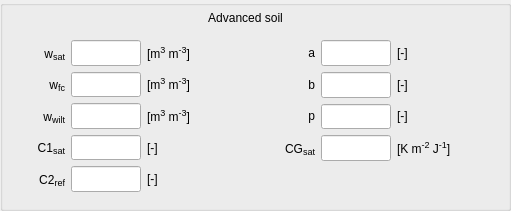
     <widget class="QGroupBox" name="soil_advanced_group">
      <property name="geometry">
       <rect>
        <x>10</x>
        <y>220</y>
        <width>511</width>
        <height>211</height>
       </rect>
      </property>
      <property name="title">
       <string/>
      </property>
      <widget class="QWidget" name="gridLayoutWidget_13">
       <property name="geometry">
        <rect>
         <x>10</x>
         <y>40</y>
         <width>231</width>
         <height>152</height>
        </rect>
       </property>
       <layout class="QGridLayout" name="soil_parameters_grid1" columnminimumwidth="50,0,60">
        <property name="sizeConstraint">
         <enum>QLayout::SetMinimumSize</enum>
        </property>
        <item row="0" column="0">
         <widget class="QLabel" name="label_soil_wsat">
          <property name="sizePolicy">
           <sizepolicy hsizetype="Fixed" vsizetype="Preferred">
            <horstretch>0</horstretch>
            <verstretch>0</verstretch>
           </sizepolicy>
          </property>
          <property name="minimumSize">
           <size>
            <width>55</width>
            <height>0</height>
           </size>
          </property>
          <property name="maximumSize">
           <size>
            <width>55</width>
            <height>16777215</height>
           </size>
          </property>
          <property name="toolTip">
           <string/>
          </property>
          <property name="text">
           <string>&lt;html&gt;w&lt;span style=&quot; font-size:14px; vertical-align:sub;&quot;&gt;sat&lt;/span&gt;&lt;/html&gt;</string>
          </property>
          <property name="alignment">
           <set>Qt::AlignRight|Qt::AlignTrailing|Qt::AlignVCenter</set>
          </property>
         </widget>
        </item>
        <item row="0" column="1">
         <widget class="QLineEdit" name="input_soil_wsat">
          <property name="sizePolicy">
           <sizepolicy hsizetype="Fixed" vsizetype="Expanding">
            <horstretch>0</horstretch>
            <verstretch>0</verstretch>
           </sizepolicy>
          </property>
          <property name="minimumSize">
           <size>
            <width>70</width>
            <height>0</height>
           </size>
          </property>
          <property name="maximumSize">
           <size>
            <width>70</width>
            <height>16777215</height>
           </size>
          </property>
          <property name="toolTip">
           <string>saturated volumetric water content ECMWF config</string>
          </property>
          <property name="alignment">
           <set>Qt::AlignRight|Qt::AlignTrailing|Qt::AlignVCenter</set>
          </property>
         </widget>
        </item>
        <item row="1" column="0">
         <widget class="QLabel" name="label_soil_wfc">
          <property name="sizePolicy">
           <sizepolicy hsizetype="Fixed" vsizetype="Preferred">
            <horstretch>0</horstretch>
            <verstretch>0</verstretch>
           </sizepolicy>
          </property>
          <property name="minimumSize">
           <size>
            <width>55</width>
            <height>0</height>
           </size>
          </property>
          <property name="maximumSize">
           <size>
            <width>55</width>
            <height>16777215</height>
           </size>
          </property>
          <property name="toolTip">
           <string/>
          </property>
          <property name="text">
           <string>&lt;html&gt;w&lt;span style=&quot; font-size:14px; vertical-align:sub;&quot;&gt;fc&lt;/span&gt;&lt;/html&gt;</string>
          </property>
          <property name="alignment">
           <set>Qt::AlignRight|Qt::AlignTrailing|Qt::AlignVCenter</set>
          </property>
         </widget>
        </item>
        <item row="1" column="1">
         <widget class="QLineEdit" name="input_soil_wfc">
          <property name="sizePolicy">
           <sizepolicy hsizetype="Fixed" vsizetype="Expanding">
            <horstretch>0</horstretch>
            <verstretch>0</verstretch>
           </sizepolicy>
          </property>
          <property name="minimumSize">
           <size>
            <width>70</width>
            <height>0</height>
           </size>
          </property>
          <property name="maximumSize">
           <size>
            <width>70</width>
            <height>16777215</height>
           </size>
          </property>
          <property name="toolTip">
           <string>volumetric water content field capacity</string>
          </property>
          <property name="alignment">
           <set>Qt::AlignRight|Qt::AlignTrailing|Qt::AlignVCenter</set>
          </property>
         </widget>
        </item>
        <item row="2" column="1">
         <widget class="QLineEdit" name="input_soil_wwilt">
          <property name="sizePolicy">
           <sizepolicy hsizetype="Fixed" vsizetype="Expanding">
            <horstretch>0</horstretch>
            <verstretch>0</verstretch>
           </sizepolicy>
          </property>
          <property name="minimumSize">
           <size>
            <width>70</width>
            <height>0</height>
           </size>
          </property>
          <property name="maximumSize">
           <size>
            <width>70</width>
            <height>16777215</height>
           </size>
          </property>
          <property name="toolTip">
           <string>volumetric water content wilting point</string>
          </property>
          <property name="alignment">
           <set>Qt::AlignRight|Qt::AlignTrailing|Qt::AlignVCenter</set>
          </property>
         </widget>
        </item>
        <item row="3" column="1">
         <widget class="QLineEdit" name="input_soil_c1sat">
          <property name="sizePolicy">
           <sizepolicy hsizetype="Fixed" vsizetype="Expanding">
            <horstretch>0</horstretch>
            <verstretch>0</verstretch>
           </sizepolicy>
          </property>
          <property name="minimumSize">
           <size>
            <width>70</width>
            <height>0</height>
           </size>
          </property>
          <property name="maximumSize">
           <size>
            <width>70</width>
            <height>16777215</height>
           </size>
          </property>
          <property name="toolTip">
           <string>coefficient force term moisture</string>
          </property>
          <property name="alignment">
           <set>Qt::AlignRight|Qt::AlignTrailing|Qt::AlignVCenter</set>
          </property>
         </widget>
        </item>
        <item row="4" column="1">
         <widget class="QLineEdit" name="input_soil_c2ref">
          <property name="sizePolicy">
           <sizepolicy hsizetype="Fixed" vsizetype="Expanding">
            <horstretch>0</horstretch>
            <verstretch>0</verstretch>
           </sizepolicy>
          </property>
          <property name="minimumSize">
           <size>
            <width>70</width>
            <height>0</height>
           </size>
          </property>
          <property name="maximumSize">
           <size>
            <width>70</width>
            <height>16777215</height>
           </size>
          </property>
          <property name="toolTip">
           <string>coefficient restore term moisture</string>
          </property>
          <property name="alignment">
           <set>Qt::AlignRight|Qt::AlignTrailing|Qt::AlignVCenter</set>
          </property>
         </widget>
        </item>
        <item row="2" column="0">
         <widget class="QLabel" name="label_soil_wwilt">
          <property name="sizePolicy">
           <sizepolicy hsizetype="Fixed" vsizetype="Preferred">
            <horstretch>0</horstretch>
            <verstretch>0</verstretch>
           </sizepolicy>
          </property>
          <property name="minimumSize">
           <size>
            <width>55</width>
            <height>0</height>
           </size>
          </property>
          <property name="maximumSize">
           <size>
            <width>55</width>
            <height>16777215</height>
           </size>
          </property>
          <property name="toolTip">
           <string/>
          </property>
          <property name="text">
           <string>&lt;html&gt;w&lt;span style=&quot; font-size:14px; vertical-align:sub;&quot;&gt;wilt&lt;/span&gt;&lt;/html&gt;</string>
          </property>
          <property name="alignment">
           <set>Qt::AlignRight|Qt::AlignTrailing|Qt::AlignVCenter</set>
          </property>
         </widget>
        </item>
        <item row="3" column="0">
         <widget class="QLabel" name="label_soil_c1sat">
          <property name="sizePolicy">
           <sizepolicy hsizetype="Fixed" vsizetype="Preferred">
            <horstretch>0</horstretch>
            <verstretch>0</verstretch>
           </sizepolicy>
          </property>
          <property name="minimumSize">
           <size>
            <width>55</width>
            <height>0</height>
           </size>
          </property>
          <property name="maximumSize">
           <size>
            <width>55</width>
            <height>16777215</height>
           </size>
          </property>
          <property name="toolTip">
           <string/>
          </property>
          <property name="text">
           <string>&lt;html&gt;C1&lt;span style=&quot; font-size:14px; vertical-align:sub;&quot;&gt;sat&lt;/span&gt;&lt;/html&gt;</string>
          </property>
          <property name="alignment">
           <set>Qt::AlignRight|Qt::AlignTrailing|Qt::AlignVCenter</set>
          </property>
         </widget>
        </item>
        <item row="4" column="0">
         <widget class="QLabel" name="label_soil_c2ref">
          <property name="sizePolicy">
           <sizepolicy hsizetype="Fixed" vsizetype="Preferred">
            <horstretch>0</horstretch>
            <verstretch>0</verstretch>
           </sizepolicy>
          </property>
          <property name="minimumSize">
           <size>
            <width>55</width>
            <height>0</height>
           </size>
          </property>
          <property name="maximumSize">
           <size>
            <width>55</width>
            <height>16777215</height>
           </size>
          </property>
          <property name="toolTip">
           <string/>
          </property>
          <property name="text">
           <string>&lt;html&gt;C2&lt;span style=&quot; font-size:14px; vertical-align:sub;&quot;&gt;ref&lt;/span&gt;&lt;/html&gt;</string>
          </property>
          <property name="alignment">
           <set>Qt::AlignRight|Qt::AlignTrailing|Qt::AlignVCenter</set>
          </property>
         </widget>
        </item>
        <item row="3" column="2">
         <widget class="QLabel" name="unitlabel_soil_c1sat">
          <property name="toolTip">
           <string/>
          </property>
          <property name="text">
           <string>[-]</string>
          </property>
          <property name="alignment">
           <set>Qt::AlignLeading|Qt::AlignLeft|Qt::AlignVCenter</set>
          </property>
         </widget>
        </item>
        <item row="4" column="2">
         <widget class="QLabel" name="unitlabel_c2ref">
          <property name="toolTip">
           <string/>
          </property>
          <property name="text">
           <string>&lt;html&gt;[-]&lt;/html&gt;</string>
          </property>
          <property name="alignment">
           <set>Qt::AlignLeading|Qt::AlignLeft|Qt::AlignVCenter</set>
          </property>
         </widget>
        </item>
        <item row="0" column="2">
         <widget class="QLabel" name="unitlabel_soil_wsat">
          <property name="toolTip">
           <string/>
          </property>
          <property name="text">
           <string>&lt;html&gt;[m&lt;span style=&quot;font-size: 14px; vertical-align:super;&quot;&gt;3&lt;/span&gt; m&lt;span style=&quot;font-size: 14px; vertical-align:super;&quot;&gt;-3&lt;/span&gt;]&lt;/html&gt;</string>
          </property>
          <property name="alignment">
           <set>Qt::AlignLeading|Qt::AlignLeft|Qt::AlignVCenter</set>
          </property>
         </widget>
        </item>
        <item row="1" column="2">
         <widget class="QLabel" name="unitlabel_soil_wfc">
          <property name="toolTip">
           <string/>
          </property>
          <property name="text">
           <string>&lt;html&gt;[m&lt;span style=&quot;font-size: 14px; vertical-align:super;&quot;&gt;3&lt;/span&gt; m&lt;span style=&quot;font-size: 14px; vertical-align:super;&quot;&gt;-3&lt;/span&gt;]&lt;/html&gt;</string>
          </property>
          <property name="alignment">
           <set>Qt::AlignLeading|Qt::AlignLeft|Qt::AlignVCenter</set>
          </property>
         </widget>
        </item>
        <item row="2" column="2">
         <widget class="QLabel" name="unitlabel_soil_wwilt">
          <property name="toolTip">
           <string/>
          </property>
          <property name="text">
           <string>&lt;html&gt;[m&lt;span style=&quot;font-size: 14px; vertical-align:super;&quot;&gt;3&lt;/span&gt; m&lt;span style=&quot;font-size: 14px; vertical-align:super;&quot;&gt;-3&lt;/span&gt;]&lt;/html&gt;</string>
          </property>
          <property name="alignment">
           <set>Qt::AlignLeading|Qt::AlignLeft|Qt::AlignVCenter</set>
          </property>
         </widget>
        </item>
       </layout>
      </widget>
      <widget class="QWidget" name="gridLayoutWidget_14">
       <property name="geometry">
        <rect>
         <x>260</x>
         <y>40</y>
         <width>251</width>
         <height>121</height>
        </rect>
       </property>
       <layout class="QGridLayout" name="soil_parameters_grid2" columnminimumwidth="50,0,80">
        <property name="sizeConstraint">
         <enum>QLayout::SetMinimumSize</enum>
        </property>
        <item row="0" column="0">
         <widget class="QLabel" name="label_soil_a">
          <property name="sizePolicy">
           <sizepolicy hsizetype="Fixed" vsizetype="Preferred">
            <horstretch>0</horstretch>
            <verstretch>0</verstretch>
           </sizepolicy>
          </property>
          <property name="minimumSize">
           <size>
            <width>55</width>
            <height>0</height>
           </size>
          </property>
          <property name="maximumSize">
           <size>
            <width>55</width>
            <height>16777215</height>
           </size>
          </property>
          <property name="toolTip">
           <string/>
          </property>
          <property name="text">
           <string>&lt;html&gt;a&lt;/html&gt;</string>
          </property>
          <property name="alignment">
           <set>Qt::AlignRight|Qt::AlignTrailing|Qt::AlignVCenter</set>
          </property>
         </widget>
        </item>
        <item row="0" column="1">
         <widget class="QLineEdit" name="input_soil_a">
          <property name="sizePolicy">
           <sizepolicy hsizetype="Fixed" vsizetype="Expanding">
            <horstretch>0</horstretch>
            <verstretch>0</verstretch>
           </sizepolicy>
          </property>
          <property name="minimumSize">
           <size>
            <width>70</width>
            <height>0</height>
           </size>
          </property>
          <property name="maximumSize">
           <size>
            <width>70</width>
            <height>16777215</height>
           </size>
          </property>
          <property name="toolTip">
           <string>Clapp and Hornberger retention curve parameter a</string>
          </property>
          <property name="alignment">
           <set>Qt::AlignRight|Qt::AlignTrailing|Qt::AlignVCenter</set>
          </property>
         </widget>
        </item>
        <item row="1" column="0">
         <widget class="QLabel" name="label_soil_b">
          <property name="sizePolicy">
           <sizepolicy hsizetype="Fixed" vsizetype="Preferred">
            <horstretch>0</horstretch>
            <verstretch>0</verstretch>
           </sizepolicy>
          </property>
          <property name="minimumSize">
           <size>
            <width>55</width>
            <height>0</height>
           </size>
          </property>
          <property name="maximumSize">
           <size>
            <width>55</width>
            <height>16777215</height>
           </size>
          </property>
          <property name="toolTip">
           <string/>
          </property>
          <property name="text">
           <string>&lt;html&gt;b&lt;/html&gt;</string>
          </property>
          <property name="alignment">
           <set>Qt::AlignRight|Qt::AlignTrailing|Qt::AlignVCenter</set>
          </property>
         </widget>
        </item>
        <item row="1" column="1">
         <widget class="QLineEdit" name="input_soil_b">
          <property name="sizePolicy">
           <sizepolicy hsizetype="Fixed" vsizetype="Expanding">
            <horstretch>0</horstretch>
            <verstretch>0</verstretch>
           </sizepolicy>
          </property>
          <property name="minimumSize">
           <size>
            <width>70</width>
            <height>0</height>
           </size>
          </property>
          <property name="maximumSize">
           <size>
            <width>70</width>
            <height>16777215</height>
           </size>
          </property>
          <property name="toolTip">
           <string>Clapp and Hornberger retention curve parameter b</string>
          </property>
          <property name="alignment">
           <set>Qt::AlignRight|Qt::AlignTrailing|Qt::AlignVCenter</set>
          </property>
         </widget>
        </item>
        <item row="0" column="2">
         <widget class="QLabel" name="unitlabel_soil_a">
          <property name="toolTip">
           <string/>
          </property>
          <property name="text">
           <string>&lt;html&gt;[-]&lt;/html&gt;</string>
          </property>
          <property name="alignment">
           <set>Qt::AlignLeading|Qt::AlignLeft|Qt::AlignVCenter</set>
          </property>
         </widget>
        </item>
        <item row="1" column="2">
         <widget class="QLabel" name="unitlabel_soil_b">
          <property name="toolTip">
           <string/>
          </property>
          <property name="text">
           <string>&lt;html&gt;[-]&lt;/html&gt;</string>
          </property>
          <property name="alignment">
           <set>Qt::AlignLeading|Qt::AlignLeft|Qt::AlignVCenter</set>
          </property>
         </widget>
        </item>
        <item row="2" column="1">
         <widget class="QLineEdit" name="input_soil_p">
          <property name="sizePolicy">
           <sizepolicy hsizetype="Fixed" vsizetype="Expanding">
            <horstretch>0</horstretch>
            <verstretch>0</verstretch>
           </sizepolicy>
          </property>
          <property name="minimumSize">
           <size>
            <width>70</width>
            <height>0</height>
           </size>
          </property>
          <property name="maximumSize">
           <size>
            <width>70</width>
            <height>16777215</height>
           </size>
          </property>
          <property name="toolTip">
           <string>Clapp and Hornberger retention curve parameter p </string>
          </property>
          <property name="alignment">
           <set>Qt::AlignRight|Qt::AlignTrailing|Qt::AlignVCenter</set>
          </property>
         </widget>
        </item>
        <item row="3" column="1">
         <widget class="QLineEdit" name="input_soil_CGsat">
          <property name="sizePolicy">
           <sizepolicy hsizetype="Fixed" vsizetype="Expanding">
            <horstretch>0</horstretch>
            <verstretch>0</verstretch>
           </sizepolicy>
          </property>
          <property name="minimumSize">
           <size>
            <width>70</width>
            <height>0</height>
           </size>
          </property>
          <property name="maximumSize">
           <size>
            <width>70</width>
            <height>16777215</height>
           </size>
          </property>
          <property name="toolTip">
           <string>saturated soil conductivity for heat</string>
          </property>
          <property name="alignment">
           <set>Qt::AlignRight|Qt::AlignTrailing|Qt::AlignVCenter</set>
          </property>
         </widget>
        </item>
        <item row="2" column="0">
         <widget class="QLabel" name="label_soil_p">
          <property name="sizePolicy">
           <sizepolicy hsizetype="Fixed" vsizetype="Preferred">
            <horstretch>0</horstretch>
            <verstretch>0</verstretch>
           </sizepolicy>
          </property>
          <property name="minimumSize">
           <size>
            <width>55</width>
            <height>0</height>
           </size>
          </property>
          <property name="maximumSize">
           <size>
            <width>55</width>
            <height>16777215</height>
           </size>
          </property>
          <property name="toolTip">
           <string/>
          </property>
          <property name="text">
           <string>&lt;html&gt;p&lt;/html&gt;</string>
          </property>
          <property name="alignment">
           <set>Qt::AlignRight|Qt::AlignTrailing|Qt::AlignVCenter</set>
          </property>
         </widget>
        </item>
        <item row="3" column="0">
         <widget class="QLabel" name="label_soil_CGsat">
          <property name="sizePolicy">
           <sizepolicy hsizetype="Fixed" vsizetype="Preferred">
            <horstretch>0</horstretch>
            <verstretch>0</verstretch>
           </sizepolicy>
          </property>
          <property name="minimumSize">
           <size>
            <width>55</width>
            <height>0</height>
           </size>
          </property>
          <property name="maximumSize">
           <size>
            <width>55</width>
            <height>16777215</height>
           </size>
          </property>
          <property name="toolTip">
           <string/>
          </property>
          <property name="text">
           <string>&lt;html&gt;CG&lt;span style=&quot; font-size:14px; vertical-align:sub;&quot;&gt;sat&lt;/span&gt;&lt;/html&gt;</string>
          </property>
          <property name="alignment">
           <set>Qt::AlignRight|Qt::AlignTrailing|Qt::AlignVCenter</set>
          </property>
         </widget>
        </item>
        <item row="2" column="2">
         <widget class="QLabel" name="unitlabel_soil_p">
          <property name="toolTip">
           <string/>
          </property>
          <property name="text">
           <string>&lt;html&gt;[-]&lt;/html&gt;</string>
          </property>
          <property name="alignment">
           <set>Qt::AlignLeading|Qt::AlignLeft|Qt::AlignVCenter</set>
          </property>
         </widget>
        </item>
        <item row="3" column="2">
         <widget class="QLabel" name="unitlabel_soil_CGsat">
          <property name="toolTip">
           <string/>
          </property>
          <property name="text">
           <string>&lt;html&gt;[K m&lt;span style=&quot;font-size: 14px; vertical-align:super;&quot;&gt;-2&lt;/span&gt; J&lt;span style=&quot;font-size: 14px; vertical-align:super;&quot;&gt;-1&lt;/span&gt;]&lt;/html&gt;</string>
          </property>
          <property name="alignment">
           <set>Qt::AlignLeading|Qt::AlignLeft|Qt::AlignVCenter</set>
          </property>
         </widget>
        </item>
       </layout>
      </widget>
      <widget class="QLabel" name="label_2">
       <property name="geometry">
        <rect>
         <x>110</x>
         <y>10</y>
         <width>271</width>
         <height>16</height>
        </rect>
       </property>
       <property name="layoutDirection">
        <enum>Qt::LeftToRight</enum>
       </property>
       <property name="text">
        <string>Advanced soil</string>
       </property>
       <property name="alignment">
        <set>Qt::AlignCenter</set>
       </property>
      </widget>
     </widget>
